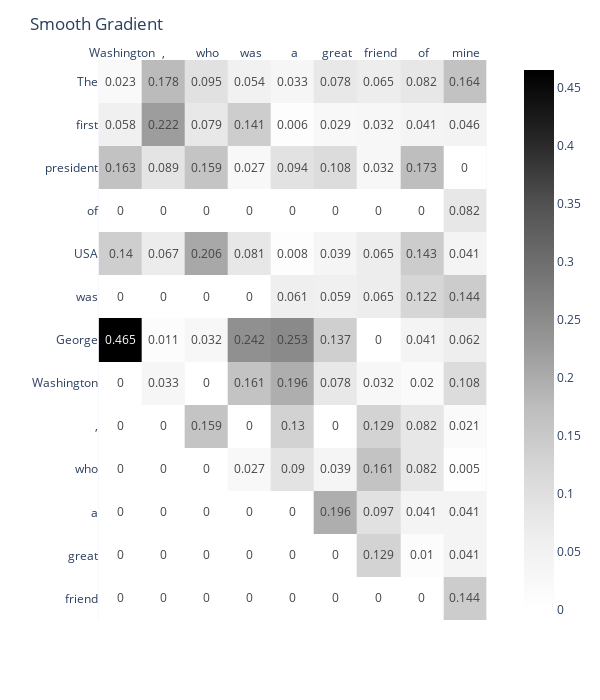

Source (notebook cell):
### Code cell
fig = generate_heat_map_from_grad_matrix(grad_matrix_list[2].T, tokenizer, sample_text, result, h=700)

fig.update_layout(title_text="Smooth Gradient")
fig.show()

### Figure 1 — Plotly figure (JSON) as saved in the notebook; plotly's stock layout.template omitted (floating-point values rounded to 4 significant figures; data arrays with more than 128 entries replaced by an {"elided": "..."} marker saying what was removed)
{"data": [{"coloraxis": "coloraxis", "hovertemplate": "x: %{x}<br>y: %{y}<br>color: %{z}<extra></extra>", "name": "0", "texttemplate": "%{z}", "type": "heatmap", "x": [" Washington", ",", " who", " was", " a", " great", " friend", " of", " mine"], "xaxis": "x", "y": ["The", " first", " president", " of", " USA", " was", " George", " Washington", ",", " who", " was", " a", " great", " friend", " of"], "yaxis": "y", "z": {"elided": "15x9 float values"}}], "layout": {"coloraxis": {"colorscale": [[0, "rgb(255,255,255)"], [0.125, "rgb(240,240,240)"], [0.25, "rgb(217,217,217)"], [0.375, "rgb(189,189,189)"], [0.5, "rgb(150,150,150)"], [0.625, "rgb(115,115,115)"], [0.75, "rgb(82,82,82)"], [0.875, "rgb(37,37,37)"], [1, "rgb(0,0,0)"]]}, "height": 700, "margin": {"t": 60}, "title": {"text": "Smooth Gradient"}, "width": 600, "xaxis": {"anchor": "y", "constrain": "domain", "domain": [0, 1], "scaleanchor": "y", "side": "top", "tickfont": {"size": 12}}, "yaxis": {"anchor": "x", "autorange": "reversed", "constrain": "domain", "domain": [0, 1], "tickfont": {"size": 12}}}}
